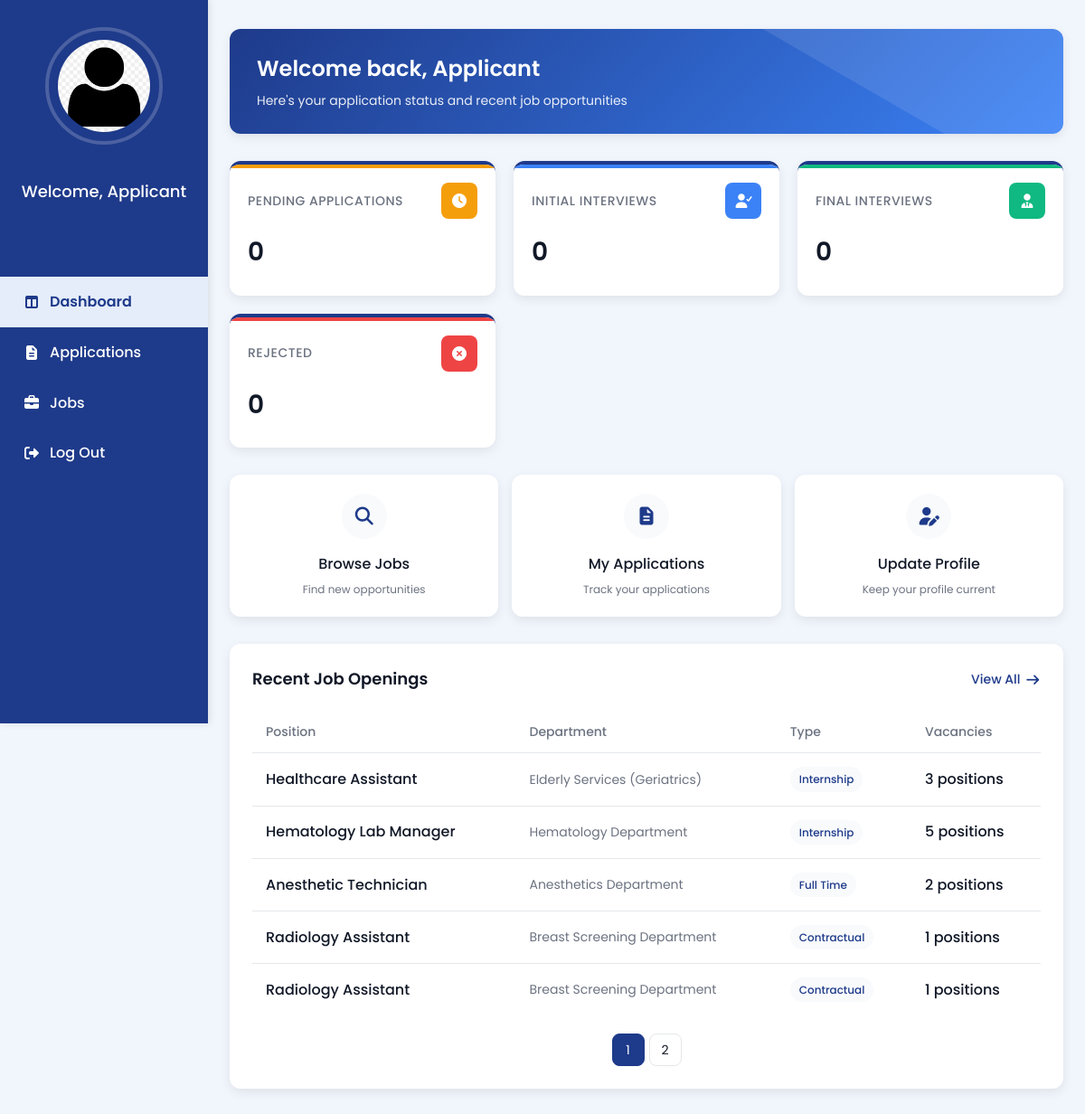
Page /Applicant_Dashboard.php (signed in) on the committed database.
### tables this page shows
CREATE TABLE `vacancies` (
  `id` int(11) NOT NULL,
  `department_id` int(11) NOT NULL,
  `position_id` int(11) NOT NULL,
  `employment_type_id` int(11) NOT NULL,
  `vacancy_count` int(11) NOT NULL,
  `status` varchar(255) NOT NULL DEFAULT 'To Post',
  `posted_by` varchar(255) NOT NULL,
  `created_at` timestamp NOT NULL DEFAULT current_timestamp()
);

CREATE TABLE `position` (
  `positionID` int(11) NOT NULL,
  `departmentID` int(11) NOT NULL,
  `emtypeID` int(11) DEFAULT NULL,
  `position_title` varchar(150) NOT NULL
);

CREATE TABLE `department` (
  `deptID` int(11) NOT NULL,
  `deptName` varchar(100) NOT NULL
);

CREATE TABLE `employment_type` (
  `emtypeID` int(11) NOT NULL,
  `typeName` varchar(50) NOT NULL
);

### Applicant_Dashboard.php (the view, shortened to what this page needs)
<?php
require 'admin/db.connect.php';
$applicantID = $_SESSION['applicant_employee_id'] ?? null;
$stmt = $conn->prepare("SELECT fullName, profile_pic FROM applicant WHERE applicantID = ?");
$stmt->bind_param("s", $applicantID);
$stmt->execute();
$result = $stmt->get_result();
if ($result->num_rows > 0) {
    $row = $result->fetch_assoc();
    $applicantname = $row['fullName'];
    $profile_picture = !empty($row['profile_pic'])
        ? "uploads/applicants/" . $row['profile_pic']
        : "uploads/employees/default.png";
} else {
    $applicantname = "Applicant";
    $profile_picture = "uploads/employees/default.png";
}
$status_counts = [
    'Pending' => 0,
    'Initial Interview' => 0,
    'Final Interview' => 0,
    'Rejected' => 0
];
$stmt = $conn->prepare("
    SELECT status, COUNT(*) as count
    FROM applications
    WHERE applicantID = ?
    GROUP BY status
");
$stmt->bind_param("s", $applicantID);
$stmt->execute();
$result = $stmt->get_result();
while ($row = $result->fetch_assoc()) {
    if (isset($status_counts[$row['status']])) {
        $status_counts[$row['status']] = $row['count'];
    }
}
$stmt = $conn->prepare("
    SELECT COUNT(*) as count
    FROM rejected_applications
    WHERE applicantID = ?
");
$stmt->bind_param("s", $applicantID);
$stmt->execute();
$result = $stmt->get_result();
if ($row = $result->fetch_assoc()) {
    $status_counts['Rejected'] = $row['count'];
}
$hiringsQuery = $conn->query("
    SELECT SUM(vacancy_count) AS count
    FROM vacancies
    WHERE status IN ('On-Going', 'To Post')
");
if ($hiringsQuery && $row = $hiringsQuery->fetch_assoc()) {
    $hirings = $row['count'] ?? 0;
}
$limit = 5;
$page = isset($_GET['page']) ? (int)$_GET['page'] : 1;
$start = ($page > 1) ? ($page * $limit) - $limit : 0;
$totalQuery = $conn->query("SELECT COUNT(*) AS total FROM vacancies WHERE status = 'On-Going'");
$total = ($totalQuery && $row = $totalQuery->fetch_assoc()) ? $row['total'] : 0;
$pages = ceil($total / $limit);
$recentVacanciesQuery = $conn->query("
    SELECT v.id, v.vacancy_count, v.status, d.deptName, p.position_title, e.typeName AS employment_type
    FROM vacancies v
    JOIN department d ON v.department_id = d.deptID
    JOIN position p ON v.position_id = p.positionID
    JOIN employment_type e ON v.employment_type_id = e.emtypeID
    WHERE v.status = 'On-Going'
    ORDER BY v.id DESC
    LIMIT $start, $limit
");
?>
<!DOCTYPE html>
<html lang="en">
<head>
    <link rel="stylesheet" href="https://cdnjs.cloudflare.com/ajax/libs/font-awesome/7.0.1/css/all.min.css">
    <link rel="stylesheet" href="admin-sidebar.css">
</head>
<body>
    <?php $current = basename($_SERVER['PHP_SELF']); ?>
    <div class="sidebar">
        <a href="Applicant_Profile.php" class="profile">
            <img src="<?php echo !empty($profile_picture) ? htmlspecialchars($profile_picture) : 'uploads/employees/default.png'; ?>"
            alt="Profile" class="sidebar-profile-img">
        </a>
        <div class="sidebar-name">
            <p><?php echo "Welcome, $applicantname"; ?></p>
        </div>
        <ul class="nav">
            <li<?php echo $current==='Applicant_Dashboard.php' ? ' class="active"' : ''; ?>><a href="Applicant_Dashboard.php"><i class="fa-solid fa-table-columns"></i>Dashboard</a></li>
            <li<?php echo $current==='Applicant_Application.php' ? ' class="active"' : ''; ?>><a href="Applicant_Application.php"><i class="fa-solid fa-file-lines"></i>Applications</a></li>
            <li<?php echo $current==='Applicant_Jobs.php' ? ' class="active"' : ''; ?>><a href="Applicant_Jobs.php"><i class="fa-solid fa-briefcase"></i>Jobs</a></li>
            <li><a href="Login.php"><i class="fa-solid fa-right-from-bracket"></i>Log Out</a></li>
        </ul>
    </div>
    <main class="main-content">
        <div class="welcome-box">
            <div class="welcome-text">
                <h1><?php echo "Welcome back, $applicantname"; ?></h1>
                <p>Here's your application status and recent job opportunities</p>
            </div>
            <div class="welcome-icon">
            </div>
        </div>
        <div class="stats-section">
            <div class="stat-card pending">
                <div class="stat-header">
                    <div class="stat-title">Pending Applications</div>
                    <div class="stat-icon icon-pending">
                        <i class="fas fa-clock"></i>
                    </div>
                </div>
                <div class="stat-value"><?php echo $status_counts['Pending']; ?></div>
            </div>
            <div class="stat-card initial">
                <div class="stat-header">
                    <div class="stat-title">Initial Interviews</div>
                    <div class="stat-icon icon-initial">
                        <i class="fas fa-user-check"></i>
                    </div>
                </div>
                <div class="stat-value"><?php echo $status_counts['Initial Interview']; ?></div>
            </div>
            <div class="stat-card final">
                <div class="stat-header">
                    <div class="stat-title">Final Interviews</div>
                    <div class="stat-icon icon-final">
                        <i class="fas fa-user-tie"></i>
                    </div>
                </div>
                <div class="stat-value"><?php echo $status_counts['Final Interview']; ?></div>
            </div>
            <div class="stat-card rejected" onclick="window.location.href='Applicant_Jobs.php'">
                <div class="stat-header">
                    <div class="stat-title">Rejected</div>
                    <div class="stat-icon icon-rejected">
                        <i class="fas fa-times-circle"></i>
                    </div>
                </div>
                <div class="stat-value"><?php echo $status_counts['Rejected']; ?></div>
            </div>
        </div>
        <div class="quick-actions">
            <div class="action-card" onclick="window.location.href='Applicant_Jobs.php'">
                <div class="action-icon">
                    <i class="fas fa-search"></i>
                </div>
                <div class="action-title">Browse Jobs</div>
                <div class="action-desc">Find new opportunities</div>
            </div>
            <div class="action-card" onclick="window.location.href='Applicant_Application.php'">
                <div class="action-icon">
                    <i class="fas fa-file-alt"></i>
                </div>
                <div class="action-title">My Applications</div>
                <div class="action-desc">Track your applications</div>
            </div>
            <div class="action-card" onclick="window.location.href='Applicant_Profile.php'">
                <div class="action-icon">
                    <i class="fas fa-user-edit"></i>
                </div>
                <div class="action-title">Update Profile</div>
                <div class="action-desc">Keep your profile current</div>
            </div>
            </div>
        <div class="recent-jobs">
            <div class="section-header">
                <h2 class="section-title">Recent Job Openings</h2>
                <a href="Applicant_Jobs.php" class="view-all">
                    View All <i class="fas fa-arrow-right"></i>
                </a>
            </div>
            <?php if ($recentVacanciesQuery && $recentVacanciesQuery->num_rows > 0): ?>
            <table class="jobs-table">
                <thead>
                    <tr>
                        <th>Position</th>
                        <th>Department</th>
                        <th>Type</th>
                        <th>Vacancies</th>
                    </tr>
                </thead>
                <tbody>
                    <?php while($row = $recentVacanciesQuery->fetch_assoc()): ?>
                    <tr>
                        <td>
                            <div class='job-title'><?php echo htmlspecialchars($row['position_title']); ?></div>
                        </td>
                        <td>
                            <div class='job-department'><?php echo htmlspecialchars($row['deptName']); ?></div>
                        </td>
                        <td>
                            <span class='job-type'><?php echo htmlspecialchars($row['employment_type']); ?></span>
                        </td>
                        <td>
                            <div class='job-vacancy'><?php echo htmlspecialchars($row['vacancy_count']); ?> positions</div>
                        </td>
                    </tr>
                    <?php endwhile; ?>
                </tbody>
            </table>
            <?php if ($pages > 1): ?>
            <div class="pagination">
                <?php for ($i = 1; $i <= $pages; $i++): ?>
                    <a href="?page=<?php echo $i; ?>" class="page-link <?php echo $i == $page ? 'active' : ''; ?>">
                        <?php echo $i; ?>
                    </a>
                <?php endfor; ?>
            </div>
            <?php endif; ?>
            <?php endif; ?>
        </div>
    </main>
</body>
</html>

### admin-sidebar.css (style rules this page uses)
* { margin: 0; padding: 0; box-sizing: border-box; }
body { font-family: "Poppins", "Roboto", sans-serif; }
img { height: 75px; width: 75px; padding: 10px; border-radius: 50%; }
.main-content { display: flex; justify-content: center; }
.main-content, .login-button, .forgot-password, .show-password { display: flex; justify-content: center; }
.sidebar { width: 230px; background-color: #1E3A8A; height: 100vh; display: flex; flex-direction: column; align-items: center; padding-top: 30px; position: fixed; left: 0; top: 0; box-shadow: 2px 0 8px rgba(0, 0, 0, 0.1); overflow-y: auto; scrollbar-width: thin; scrollbar-color: #e5edfb transparent; }
.nav { margin-top: 40px; list-style: none; width: 100%; padding: 0; }
.nav li { width: 100%; }
.nav li a { color: #ffffff; text-decoration: none; display: flex; align-items: center; gap: 10px; padding: 15px 25px; font-weight: 500; transition: all 0.3s ease; width: 100%; box-sizing: border-box; }
.nav li a:hover, .nav li.active a { background-color: #e5edfb; color: #1E3A8A; font-weight: 600; }
.nav i { width: 20px; text-align: center; }
.sidebar-name p { color: white; text-align: center; font-weight: 500; }
:root { --primary:#1E3A8A; --primary-600:#2563EB; --bg:#F5F8FF; --text:#111827; --muted:#4b5563; --radius:12px; --shadow:0 10px 25px rgba(15,23,42,.08); --space-1:4px; --space-2:8px; --space-3:12px; --space-4:16px; --space-5:24px; --space-6:32px; --space-7:40px; }
.main-content { margin-left:230px !important; padding: var(--space-6) var(--space-5) !important; min-height:100vh; display:block; }

### rows in the picture
vacancies: position.position_title "Healthcare Assistant", department.deptName "Elderly Services (Geriatrics)", employment_type.typeName "Internship", vacancy_count "3"
vacancies: position.position_title "Hematology Lab Manager", department.deptName "Hematology Department", employment_type.typeName "Internship", vacancy_count "5"
vacancies: position.position_title "Anesthetic Technician", department.deptName "Anesthetics Department", employment_type.typeName "Full Time", vacancy_count "2"
vacancies: position.position_title "Radiology Assistant", department.deptName "Breast Screening Department", employment_type.typeName "Contractual", vacancy_count "1"
vacancies: position.position_title "Radiology Assistant", department.deptName "Breast Screening Department", employment_type.typeName "Contractual", vacancy_count "1"

### other values in the picture
$applicantname "Applicant"
$status_counts['Pending'] "0"
$status_counts['Initial Interview'] "0"
$status_counts['Final Interview'] "0"
$status_counts['Rejected'] "0"
